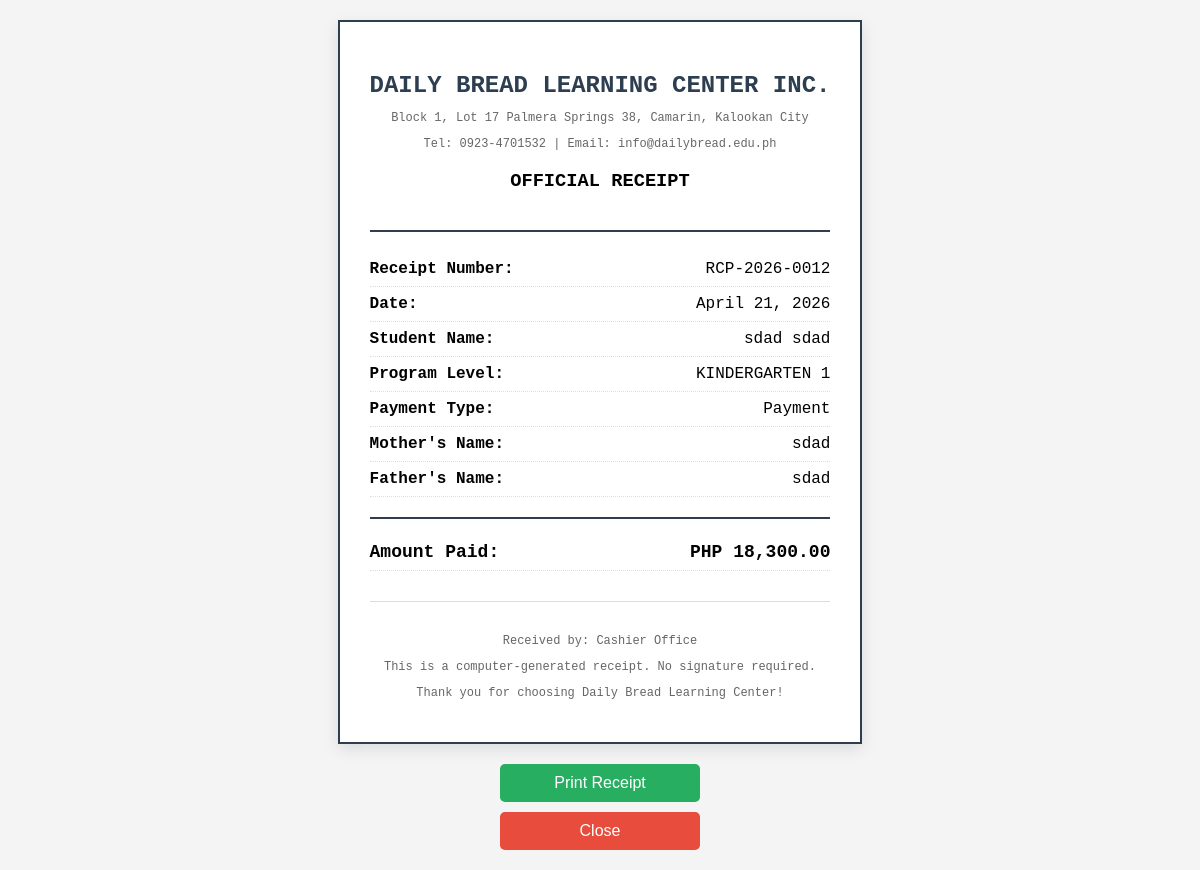
Page /view_reciept.php?id=20 (signed in) on the committed database.
### tables this page shows
CREATE TABLE `payment_transactions` (
  `transaction_id` int(11) NOT NULL AUTO_INCREMENT,
  `enrollee_id` int(11) NOT NULL,
  `payment_date` date NOT NULL,
  `payment_amount` decimal(10,2) NOT NULL,
  `payment_type` varchar(50) NOT NULL COMMENT 'Cash, Semi Annual, Quarterly, Monthly',
  `receipt_number` varchar(50) NOT NULL,
  `notes` text DEFAULT NULL,
  `processed_by` varchar(100) NOT NULL,
  `created_at` timestamp NOT NULL DEFAULT current_timestamp(),
  `receipt_generated` tinyint(4) DEFAULT 0,
  `receipt_path` varchar(500) DEFAULT NULL,
  `processed_by_user_id` int(11) DEFAULT NULL,
  `payment_status` varchar(50) DEFAULT NULL,
  `refund_amount` decimal(10,2) DEFAULT 0.00,
  `refund_date` date DEFAULT NULL,
  `refund_reason` text DEFAULT NULL,
  `refund_status` varchar(20) DEFAULT 'None',
  `payment_reference` varchar(100) DEFAULT NULL,
  `payment_method` varchar(50) DEFAULT 'Cash',
  `payment_verified` tinyint(4) DEFAULT 1,
  `request_id` int(11) DEFAULT NULL,
  PRIMARY KEY (`transaction_id`),
  KEY `enrollee_id` (`enrollee_id`),
  KEY `fk_payment_processed_by` (`processed_by_user_id`),
  KEY `request_id` (`request_id`),
  CONSTRAINT `fk_payment_processed_by` FOREIGN KEY (`processed_by_user_id`) REFERENCES `users` (`user_id`) ON UPDATE CASCADE,
  CONSTRAINT `payment_transactions_ibfk_1` FOREIGN KEY (`enrollee_id`) REFERENCES `enrollees` (`enrollee_id`) ON DELETE CASCADE,
  CONSTRAINT `payment_transactions_ibfk_2` FOREIGN KEY (`processed_by_user_id`) REFERENCES `users` (`user_id`),
  CONSTRAINT `payment_transactions_ibfk_3` FOREIGN KEY (`request_id`) REFERENCES `refund_requests` (`request_id`) ON DELETE SET NULL
);

CREATE TABLE `enrollees` (
  `enrollee_id` int(11) NOT NULL AUTO_INCREMENT,
  `student_type` varchar(20) NOT NULL,
  `program_level` varchar(20) NOT NULL,
  `payment_plan` varchar(50) NOT NULL,
  `payment_amount` decimal(10,2) NOT NULL,
  `last_name` varchar(50) NOT NULL,
  `first_name` varchar(50) NOT NULL,
  `middle_name` varchar(50) DEFAULT NULL,
  `nickname` varchar(50) DEFAULT NULL,
  `birth_date` date NOT NULL,
  `place_of_birth` varchar(100) DEFAULT NULL,
  `address` varchar(255) NOT NULL,
  `email` varchar(100) DEFAULT NULL,
  `password_hash` varchar(255) DEFAULT NULL,
  `created_at` timestamp NOT NULL DEFAULT current_timestamp(),
  `qualification_status` varchar(20) DEFAULT 'Pending' COMMENT 'Pending, Qualified, Not Qualified',
  `payment_status` varchar(50) DEFAULT 'Unpaid' COMMENT 'Unpaid, Partial, Fully Paid',
  `requirements_status` varchar(20) DEFAULT 'Pending' COMMENT 'Complete, Incomplete, Pending',
  `requirements_notes` text DEFAULT NULL COMMENT 'Notes about missing requirements',
  `birth_cert_received` tinyint(4) DEFAULT 0,
  `id_picture_received` tinyint(4) DEFAULT 0,
  `report_card_received` tinyint(4) DEFAULT 0,
  `immunization_record_received` tinyint(4) DEFAULT 0,
  `medical_cert_received` tinyint(4) DEFAULT 0,
  `enrollment_status` varchar(20) DEFAULT 'Enrolled' COMMENT 'Enrolled, Dropped, Transferred, On Leave',
  `enrollment_status_date` date DEFAULT NULL,
  `enrollment_status_reason` text DEFAULT NULL,
  `is_archived` tinyint(4) DEFAULT 0,
  `archived_date` date DEFAULT NULL,
  `archive_reason` varchar(100) DEFAULT NULL,
  PRIMARY KEY (`enrollee_id`)
);

CREATE TABLE `mother_info` (
  `mother_id` int(11) NOT NULL AUTO_INCREMENT,
  `enrollee_id` int(11) NOT NULL,
  `full_name` varchar(100) NOT NULL,
  `contact_number` varchar(20) NOT NULL,
  `occupation` varchar(100) DEFAULT NULL,
  PRIMARY KEY (`mother_id`),
  KEY `enrollee_id` (`enrollee_id`),
  CONSTRAINT `mother_info_ibfk_1` FOREIGN KEY (`enrollee_id`) REFERENCES `enrollees` (`enrollee_id`) ON DELETE CASCADE
);

CREATE TABLE `father_info` (
  `father_id` int(11) NOT NULL AUTO_INCREMENT,
  `enrollee_id` int(11) NOT NULL,
  `full_name` varchar(100) NOT NULL,
  `contact_number` varchar(20) NOT NULL,
  `occupation` varchar(100) DEFAULT NULL,
  PRIMARY KEY (`father_id`),
  KEY `enrollee_id` (`enrollee_id`),
  CONSTRAINT `father_info_ibfk_1` FOREIGN KEY (`enrollee_id`) REFERENCES `enrollees` (`enrollee_id`) ON DELETE CASCADE
);

### view_reciept.php (the view, shortened to what this page needs)
<?php
require_once 'db_connection.php';
$transaction_id = isset($_GET['id']) ? $_GET['id'] : 0;
$stmt = $pdo->prepare("
    SELECT pt.*, e.first_name, e.last_name, e.program_level, e.payment_plan,
           m.full_name as mother_name, f.full_name as father_name
    FROM payment_transactions pt
    JOIN enrollees e ON pt.enrollee_id = e.enrollee_id
    LEFT JOIN mother_info m ON e.enrollee_id = m.enrollee_id
    LEFT JOIN father_info f ON e.enrollee_id = f.enrollee_id
    WHERE pt.transaction_id = ?
");
$stmt->execute([$transaction_id]);
$receipt = $stmt->fetch(PDO::FETCH_ASSOC);
?>
<!DOCTYPE html>
<html lang="en">
<head>
</head>
<body>
<div>
    <div class="receipt" id="receipt">
        <div class="receipt-header">
            <h2>DAILY BREAD LEARNING CENTER INC.</h2>
            <p>Block 1, Lot 17 Palmera Springs 38, Camarin, Kalookan City</p>
            <p>Tel: 0923-4701532 | Email: info@dailybread.edu.ph</p>
            <h3>OFFICIAL RECEIPT</h3>
        </div>
        <div class="receipt-details">
            <div class="receipt-row">
                <span class="receipt-label">Receipt Number:</span>
                <span><?php echo $receipt['receipt_number']; ?></span>
            </div>
            <div class="receipt-row">
                <span class="receipt-label">Date:</span>
                <span><?php echo date('F d, Y', strtotime($receipt['payment_date'])); ?></span>
            </div>
            <div class="receipt-row">
                <span class="receipt-label">Student Name:</span>
                <span><?php echo $receipt['first_name'] . ' ' . $receipt['last_name']; ?></span>
            </div>
            <div class="receipt-row">
                <span class="receipt-label">Program Level:</span>
                <span><?php echo $receipt['program_level']; ?></span>
            </div>
            <div class="receipt-row">
                <span class="receipt-label">Payment Type:</span>
                <span><?php echo $receipt['payment_type']; ?></span>
            </div>
            <?php if($receipt['mother_name']): ?>
            <div class="receipt-row">
                <span class="receipt-label">Mother's Name:</span>
                <span><?php echo $receipt['mother_name']; ?></span>
            </div>
            <?php endif; ?>
            <?php if($receipt['father_name']): ?>
            <div class="receipt-row">
                <span class="receipt-label">Father's Name:</span>
                <span><?php echo $receipt['father_name']; ?></span>
            </div>
            <?php endif; ?>
        </div>
        <div class="receipt-total">
            <div class="receipt-row">
                <span class="receipt-label">Amount Paid:</span>
                <span>PHP <?php echo number_format($receipt['payment_amount'], 2); ?></span>
            </div>
        </div>
        <div class="receipt-footer">
            <p>Received by: <?php echo $receipt['processed_by']; ?></p>
            <p>This is a computer-generated receipt. No signature required.</p>
            <p>Thank you for choosing Daily Bread Learning Center!</p>
        </div>
    </div>
    <button onclick="window.print()" class="btn-print">Print Receipt</button>
    <button onclick="window.close()" class="btn-print" style="background: #e74c3c; margin-top: 10px;">Close</button>
</div>
</body>
</html>

### view_reciept.php (style rules this page uses)
body { font-family: 'Courier New', monospace; display: flex; justify-content: center; align-items: center; min-height: 100vh; background: #f4f4f4; margin: 0; padding: 20px; }
.receipt { border: 2px solid #2c3e50; padding: 30px; max-width: 800px; background: white; box-shadow: 0 5px 15px rgba(0,0,0,0.1); }
.receipt-header { text-align: center; border-bottom: 2px solid #2c3e50; padding-bottom: 20px; margin-bottom: 20px; }
.receipt-header h2 { color: #2c3e50; margin-bottom: 5px; }
.receipt-header p { color: #666; font-size: 12px; }
.receipt-row { display: flex; justify-content: space-between; padding: 8px 0; border-bottom: 1px dotted #ddd; }
.receipt-label { font-weight: bold; }
.receipt-total { margin-top: 20px; padding-top: 15px; border-top: 2px solid #2c3e50; font-size: 18px; font-weight: bold; text-align: right; }
.receipt-footer { text-align: center; margin-top: 30px; padding-top: 20px; border-top: 1px solid #ddd; font-size: 12px; color: #666; }
.btn-print { display: block; width: 200px; margin: 20px auto 0; padding: 10px; background: #27ae60; color: white; border: none; border-radius: 5px; cursor: pointer; font-size: 16px; }

### rows in the picture
payment_transactions: receipt_number "RCP-2026-0012", payment_date "April 21, 2026", enrollee.first_name "sdad", enrollee.last_name "sdad", enrollee.program_level "KINDERGARTEN 1", payment_type "Payment", mother_info.full_name "sdad", father_info.full_name "sdad", payment_amount "18,300.00", processed_by "Cashier Office"
